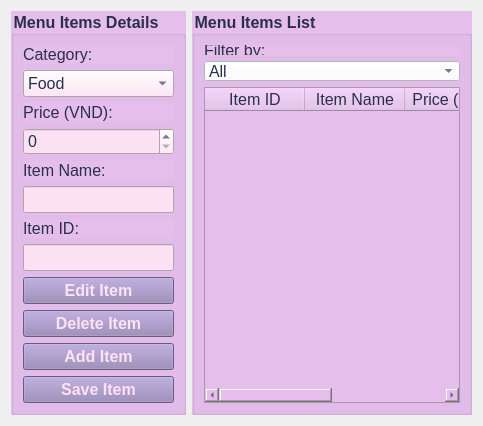
        <widget class="QWidget" name="tab_MenuManagement_3">
         <attribute name="title">
          <string>Menu Management</string>
         </attribute>
         <layout class="QGridLayout" name="gridLayout">
          <item row="0" column="3">
           <widget class="QGroupBox" name="groupBox_MenuItemsList_2">
            <property name="sizePolicy">
             <sizepolicy hsizetype="Expanding" vsizetype="Expanding">
              <horstretch>0</horstretch>
              <verstretch>0</verstretch>
             </sizepolicy>
            </property>
            <property name="font">
             <font>
              <family>Arial</family>
              <pointsize>12</pointsize>
              <weight>75</weight>
              <bold>true</bold>
             </font>
            </property>
            <property name="styleSheet">
             <string notr="true">background-color: rgb(229, 190, 236);
color: rgb(42, 47, 79);</string>
            </property>
            <property name="title">
             <string>Menu Items List</string>
            </property>
            <layout class="QVBoxLayout" name="verticalLayout_2">
             <item>
              <widget class="QLabel" name="label_ItemID_9">
               <property name="sizePolicy">
                <sizepolicy hsizetype="Expanding" vsizetype="Expanding">
                 <horstretch>0</horstretch>
                 <verstretch>0</verstretch>
                </sizepolicy>
               </property>
               <property name="minimumSize">
                <size>
                 <width>0</width>
                 <height>10</height>
                </size>
               </property>
               <property name="maximumSize">
                <size>
                 <width>16777215</width>
                 <height>10</height>
                </size>
               </property>
               <property name="font">
                <font>
                 <family>Arial</family>
                 <pointsize>12</pointsize>
                </font>
               </property>
               <property name="styleSheet">
                <string notr="true">color: rgb(42, 47, 79);</string>
               </property>
               <property name="text">
                <string>Filter by:</string>
               </property>
              </widget>
             </item>
             <item>
              <widget class="QComboBox" name="comboBox_ItemFilter_2">
               <property name="sizePolicy">
                <sizepolicy hsizetype="Expanding" vsizetype="Expanding">
                 <horstretch>0</horstretch>
                 <verstretch>0</verstretch>
                </sizepolicy>
               </property>
               <property name="maximumSize">
                <size>
                 <width>16777215</width>
                 <height>20</height>
                </size>
               </property>
               <property name="font">
                <font>
                 <family>Arial</family>
                 <pointsize>12</pointsize>
                </font>
               </property>
               <property name="styleSheet">
                <string notr="true">color: rgb(42, 47, 79);
background-color: rgb(255, 255, 255);</string>
               </property>
               <item>
                <property name="text">
                 <string>All</string>
                </property>
               </item>
               <item>
                <property name="text">
                 <string>Food</string>
                </property>
               </item>
               <item>
                <property name="text">
                 <string>Drink</string>
                </property>
               </item>
              </widget>
             </item>
             <item>
              <widget class="QTableWidget" name="tableWidget_MenuItemsList_2">
               <column>
                <property name="text">
                 <string>Item ID</string>
                </property>
                <property name="font">
                 <font>
                  <family>Arial</family>
                  <pointsize>12</pointsize>
                  <weight>50</weight>
                  <bold>false</bold>
                 </font>
                </property>
                <property name="background">
                 <color>
                  <red>253</red>
                  <green>226</green>
                  <blue>243</blue>
                 </color>
                </property>
                <property name="foreground">
                 <brush brushstyle="SolidPattern">
                  <color alpha="255">
                   <red>42</red>
                   <green>47</green>
                   <blue>79</blue>
                  </color>
                 </brush>
                </property>
               </column>
               <column>
                <property name="text">
                 <string>Item Name</string>
                </property>
                <property name="font">
                 <font>
                  <family>Arial</family>
                  <pointsize>12</pointsize>
                  <weight>50</weight>
                  <bold>false</bold>
                 </font>
                </property>
                <property name="background">
                 <color>
                  <red>253</red>
                  <green>226</green>
                  <blue>243</blue>
                 </color>
                </property>
                <property name="foreground">
                 <brush brushstyle="SolidPattern">
                  <color alpha="255">
                   <red>42</red>
                   <green>47</green>
                   <blue>79</blue>
                  </color>
                 </brush>
                </property>
               </column>
               <column>
                <property name="text">
                 <string>Price (VND)</string>
                </property>
                <property name="font">
                 <font>
                  <family>Arial</family>
                  <pointsize>12</pointsize>
                  <weight>50</weight>
                  <bold>false</bold>
                 </font>
                </property>
                <property name="background">
                 <color>
                  <red>253</red>
                  <green>226</green>
                  <blue>243</blue>
                 </color>
                </property>
                <property name="foreground">
                 <brush brushstyle="SolidPattern">
                  <color alpha="255">
                   <red>42</red>
                   <green>47</green>
                   <blue>79</blue>
                  </color>
                 </brush>
                </property>
               </column>
               <column>
                <property name="text">
                 <string>Category</string>
                </property>
                <property name="font">
                 <font>
                  <family>Arial</family>
                  <pointsize>12</pointsize>
                  <weight>50</weight>
                  <bold>false</bold>
                 </font>
                </property>
                <property name="background">
                 <color>
                  <red>253</red>
                  <green>226</green>
                  <blue>243</blue>
                 </color>
                </property>
                <property name="foreground">
                 <brush brushstyle="SolidPattern">
                  <color alpha="255">
                   <red>42</red>
                   <green>47</green>
                   <blue>79</blue>
                  </color>
                 </brush>
                </property>
               </column>
              </widget>
             </item>
            </layout>
           </widget>
          </item>
          <item row="0" column="0">
           <widget class="QGroupBox" name="groupBox_MenuItemsDetails_6">
            <property name="sizePolicy">
             <sizepolicy hsizetype="Expanding" vsizetype="Expanding">
              <horstretch>0</horstretch>
              <verstretch>0</verstretch>
             </sizepolicy>
            </property>
            <property name="font">
             <font>
              <family>Arial</family>
              <pointsize>12</pointsize>
              <weight>75</weight>
              <bold>true</bold>
             </font>
            </property>
            <property name="styleSheet">
             <string notr="true">background-color: rgb(229, 190, 236);
color: rgb(42, 47, 79);</string>
            </property>
            <property name="title">
             <string>Menu Items Details</string>
            </property>
            <layout class="QVBoxLayout" name="verticalLayout">
             <item>
              <widget class="QLabel" name="label_Category_9">
               <property name="sizePolicy">
                <sizepolicy hsizetype="Expanding" vsizetype="Expanding">
                 <horstretch>0</horstretch>
                 <verstretch>0</verstretch>
                </sizepolicy>
               </property>
               <property name="font">
                <font>
                 <family>Arial</family>
                 <pointsize>12</pointsize>
                </font>
               </property>
               <property name="styleSheet">
                <string notr="true">color: rgb(42, 47, 79);</string>
               </property>
               <property name="text">
                <string>Category:</string>
               </property>
              </widget>
             </item>
             <item>
              <widget class="QComboBox" name="comboBox_Category_2">
               <property name="sizePolicy">
                <sizepolicy hsizetype="Expanding" vsizetype="Expanding">
                 <horstretch>0</horstretch>
                 <verstretch>0</verstretch>
                </sizepolicy>
               </property>
               <property name="font">
                <font>
                 <family>Arial</family>
                 <pointsize>12</pointsize>
                </font>
               </property>
               <property name="styleSheet">
                <string notr="true">background-color: rgb(253, 226, 243);
color: rgb(42, 47, 79);</string>
               </property>
               <item>
                <property name="text">
                 <string>Food</string>
                </property>
               </item>
               <item>
                <property name="text">
                 <string>Drink</string>
                </property>
               </item>
               <item>
                <property name="text">
                 <string>Snack</string>
                </property>
               </item>
              </widget>
             </item>
             <item>
              <widget class="QLabel" name="label_Price_5">
               <property name="sizePolicy">
                <sizepolicy hsizetype="Expanding" vsizetype="Expanding">
                 <horstretch>0</horstretch>
                 <verstretch>0</verstretch>
                </sizepolicy>
               </property>
               <property name="font">
                <font>
                 <family>Arial</family>
                 <pointsize>12</pointsize>
                </font>
               </property>
               <property name="styleSheet">
                <string notr="true">color: rgb(42, 47, 79);</string>
               </property>
               <property name="text">
                <string>Price (VND):</string>
               </property>
              </widget>
             </item>
             <item>
              <widget class="QSpinBox" name="spinBox_Price_3">
               <property name="sizePolicy">
                <sizepolicy hsizetype="Expanding" vsizetype="Expanding">
                 <horstretch>0</horstretch>
                 <verstretch>0</verstretch>
                </sizepolicy>
               </property>
               <property name="font">
                <font>
                 <family>Arial</family>
                 <pointsize>12</pointsize>
                </font>
               </property>
               <property name="styleSheet">
                <string notr="true">color: rgb(42, 47, 79);
background-color: rgb(253, 226, 243);</string>
               </property>
              </widget>
             </item>
             <item>
              <widget class="QLabel" name="label_ItemName_9">
               <property name="sizePolicy">
                <sizepolicy hsizetype="Expanding" vsizetype="Expanding">
                 <horstretch>0</horstretch>
                 <verstretch>0</verstretch>
                </sizepolicy>
               </property>
               <property name="font">
                <font>
                 <family>Arial</family>
                 <pointsize>12</pointsize>
                </font>
               </property>
               <property name="styleSheet">
                <string notr="true">color: rgb(42, 47, 79);</string>
               </property>
               <property name="text">
                <string>Item Name:</string>
               </property>
              </widget>
             </item>
             <item>
              <widget class="QLineEdit" name="lineEdit_ItemName_3">
               <property name="sizePolicy">
                <sizepolicy hsizetype="Expanding" vsizetype="Expanding">
                 <horstretch>0</horstretch>
                 <verstretch>0</verstretch>
                </sizepolicy>
               </property>
               <property name="font">
                <font>
                 <family>Arial</family>
                 <pointsize>12</pointsize>
                </font>
               </property>
               <property name="styleSheet">
                <string notr="true">color: rgb(42, 47, 79);
background-color: rgb(253, 226, 243);</string>
               </property>
              </widget>
             </item>
             <item>
              <widget class="QLabel" name="label_ItemID_8">
               <property name="sizePolicy">
                <sizepolicy hsizetype="Expanding" vsizetype="Expanding">
                 <horstretch>0</horstretch>
                 <verstretch>0</verstretch>
                </sizepolicy>
               </property>
               <property name="font">
                <font>
                 <family>Arial</family>
                 <pointsize>12</pointsize>
                </font>
               </property>
               <property name="styleSheet">
                <string notr="true">color: rgb(42, 47, 79);</string>
               </property>
               <property name="text">
                <string>Item ID:</string>
               </property>
              </widget>
             </item>
             <item>
              <widget class="QLineEdit" name="lineEdit_ItemID_2">
               <property name="sizePolicy">
                <sizepolicy hsizetype="Expanding" vsizetype="Expanding">
                 <horstretch>0</horstretch>
                 <verstretch>0</verstretch>
                </sizepolicy>
               </property>
               <property name="font">
                <font>
                 <family>Arial</family>
                 <pointsize>12</pointsize>
                </font>
               </property>
               <property name="styleSheet">
                <string notr="true">color: rgb(42, 47, 79);
background-color: rgb(253, 226, 243);</string>
               </property>
              </widget>
             </item>
             <item>
              <widget class="QPushButton" name="pushButton_EditItem_2">
               <property name="sizePolicy">
                <sizepolicy hsizetype="Expanding" vsizetype="Expanding">
                 <horstretch>0</horstretch>
                 <verstretch>0</verstretch>
                </sizepolicy>
               </property>
               <property name="font">
                <font>
                 <family>Arial</family>
                 <pointsize>12</pointsize>
                 <weight>75</weight>
                 <bold>true</bold>
                </font>
               </property>
               <property name="styleSheet">
                <string notr="true">background-color: rgb(145, 127, 179);
color: rgb(253, 226, 243);</string>
               </property>
               <property name="text">
                <string>Edit Item</string>
               </property>
              </widget>
             </item>
             <item>
              <widget class="QPushButton" name="pushButton_DeleteItem_3">
               <property name="sizePolicy">
                <sizepolicy hsizetype="Expanding" vsizetype="Expanding">
                 <horstretch>0</horstretch>
                 <verstretch>0</verstretch>
                </sizepolicy>
               </property>
               <property name="font">
                <font>
                 <family>Arial</family>
                 <pointsize>12</pointsize>
                 <weight>75</weight>
                 <bold>true</bold>
                </font>
               </property>
               <property name="styleSheet">
                <string notr="true">background-color: rgb(145, 127, 179);
color: rgb(253, 226, 243);</string>
               </property>
               <property name="text">
                <string>Delete Item</string>
               </property>
              </widget>
             </item>
             <item>
              <widget class="QPushButton" name="pushButton_AddItem_3">
               <property name="sizePolicy">
                <sizepolicy hsizetype="Expanding" vsizetype="Expanding">
                 <horstretch>0</horstretch>
                 <verstretch>0</verstretch>
                </sizepolicy>
               </property>
               <property name="font">
                <font>
                 <family>Arial</family>
                 <pointsize>12</pointsize>
                 <weight>75</weight>
                 <bold>true</bold>
                </font>
               </property>
               <property name="styleSheet">
                <string notr="true">background-color: rgb(145, 127, 179);
color: rgb(253, 226, 243);</string>
               </property>
               <property name="text">
                <string>Add Item</string>
               </property>
              </widget>
             </item>
             <item>
              <widget class="QPushButton" name="pushButton_SaveItem_3">
               <property name="sizePolicy">
                <sizepolicy hsizetype="Expanding" vsizetype="Expanding">
                 <horstretch>0</horstretch>
                 <verstretch>0</verstretch>
                </sizepolicy>
               </property>
               <property name="font">
                <font>
                 <family>Arial</family>
                 <pointsize>12</pointsize>
                 <weight>75</weight>
                 <bold>true</bold>
                </font>
               </property>
               <property name="styleSheet">
                <string notr="true">background-color: rgb(145, 127, 179);
color: rgb(253, 226, 243);</string>
               </property>
               <property name="text">
                <string>Save Item</string>
               </property>
              </widget>
             </item>
            </layout>
           </widget>
          </item>
         </layout>
        </widget>
